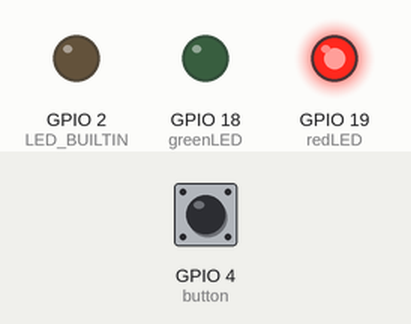
Recording of a sketch running on a simulated ESP32. Parts: output pins drawn as LEDs (lit = HIGH). Dashed ring = blinking. The test bench sets the inputs (shaded band); at power-on: GPIO 4 (button) HIGH. What the sketch prints to the serial monitor is not drawn.

Above: at 1.2 s.
1.3 s: GPIO 4 (button) pulled LOW for 0.15 s
At 1.47 s:
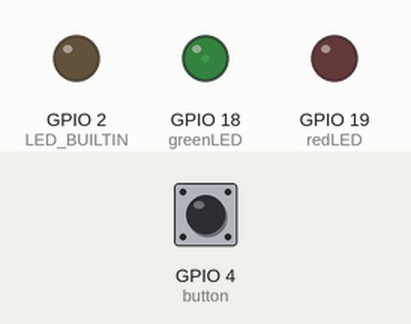
4.3 s: GPIO 4 (button) pulled LOW for 1 s
At 5.2 s:
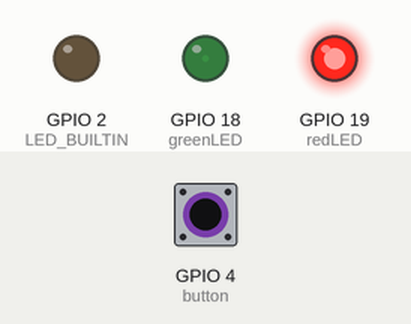
6.8 s: GPIO 4 (button) pulsed LOW 5 times (0.12 s each, 0.3 s apart)
At 7.33 s:
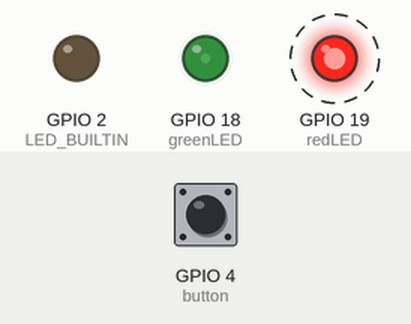
Timing chart, 0 to 15.8 s (numbered marks = the images above; inputs shaded):
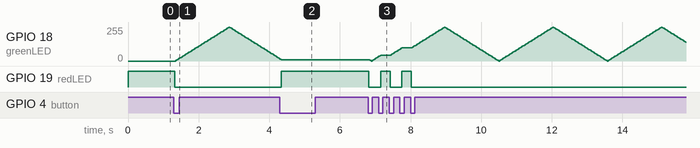

The sketch:

main.ino
```cpp
#include <analogWrite.h>
#include <ezButton.h>

ezButton button(4);

#define greenLED 18
#define redLED 19

boolean showLed = false;
int brightness = 0;    // how bright the LED is
int fadeAmount = 5;    // how many points to fade the LED by

void setup() {
  pinMode(LED_BUILTIN,OUTPUT);
  pinMode(greenLED, OUTPUT);
  pinMode(redLED, OUTPUT);
  button.setDebounceTime(20);
  Serial.begin(115200);

}

void loop() {
//Print Button
  button.loop();
  int presses = button.getCount();
  Serial.println(presses);

//check for Button presses
  if (button.isPressed()) {
    showLed = !showLed;
  }


  if (showLed) {
  //Fade LED
    Serial.println(brightness);
     analogWrite(greenLED, brightness);
     analogWrite(redLED, LOW);

       brightness = brightness + fadeAmount;

       // reverse the direction of the fading at the ends of the fade:
       if (brightness <= 0 || brightness >= 255) {
       fadeAmount = -fadeAmount;
       }

    delay(30);

  } else {
    //Freeze green
    analogWrite(greenLED, brightness);
     analogWrite(redLED, 255);
  }

}
```

Measured:
- after the input at 1.3 s, GPIO 18 (greenLED): rises from 0/255 to 255/255 in 1.5 s, then falls to 20/255 in 1.4 s; GPIO 19 (redLED): HIGH → LOW at once
- after the input at 4.3 s, GPIO 18 (greenLED): goes on until 4.3 s, then stays 10/255; GPIO 19 (redLED): LOW → HIGH at once
